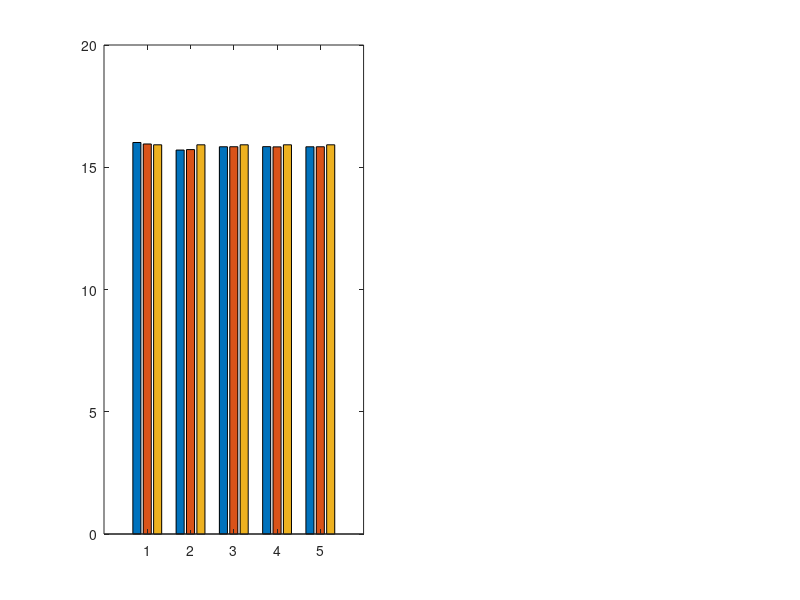

Reproduce this figure in MATLAB. (Note: this script raises an error after producing the figure.)
%% exp10_4: 三算法对比分析与绘图
%  比较 WCI-MC (无湍流) vs SA-MCS (半解析) vs MCS Physical (参考真值)
%  评估收敛速度、精度、计算效率

clc; clear; close all;
cd(fileparts(mfilename('fullpath')));

% ================= 加载数据 =================
data_wci  = load('data_exp10_WCIMC_None.mat');
data_sa   = load('data_exp10_SA_MCS.mat');
data_phys = load('data_exp10_MCS_Physical.mat');

dist_cell = data_wci.dist_cell;
water_types = data_wci.water_types;
num_W = length(water_types);
N_arr = data_wci.N_packets_arr;
num_N = length(N_arr);

fprintf('=== exp10_4: 三算法对比分析 ===\n');
fprintf('参考真值: MCS Physical (N = %d)\n', data_phys.N_packets);
fprintf('WCI-MC / SA-MCS 光子数扫描: [%s]\n\n', num2str(N_arr));

% ================= 创建图形 =================
N_labels = {'10^3', '10^4', '10^5', '10^6', '10^7'};
algo_names = {'WCI-MC', 'SA-MCS', 'Physical (Ref)'};
bar_colors = {[0.2 0.4 0.8], [0.8 0.3 0.3], [0.3 0.3 0.3]};

for w_idx = 1:num_W
    dists = dist_cell{w_idx};
    num_D = length(dists);

    % --- 图1: 路径损耗柱状图 ---
    figure('Position', [50, 100, 320 * num_D, 500]);
    for d_idx = 1:num_D
        subplot(1, num_D, d_idx);
        L = dists(d_idx);
        PL_ref = data_phys.PL_Cell{w_idx}(d_idx);

        % 构建柱状图数据: [N x 3] — WCI / SA / Ref
        PL_data = zeros(num_N, 3);
        PL_data(:, 1) = -data_wci.PL_Cell{w_idx}(d_idx, :);
        PL_data(:, 2) = -data_sa.PL_Cell{w_idx}(d_idx, :);
        PL_data(:, 3) = -PL_ref * ones(1, num_N);  % 参考值扩展

        b = bar(PL_data, 'grouped');
        for a = 1:3
            b(a).FaceColor = bar_colors{a};
            b(a).EdgeColor = 'none';
        end

        set(gca, 'XTickLabel', N_labels);
        xlabel('光子数 N'); ylabel('Path Loss (dB)');
        title(sprintf('%s  L=%dm', water_types{w_idx}, L));
        if d_idx == num_D, legend(algo_names, 'Location', 'best'); end
        grid on;
    end
    sgtitle(sprintf('%s — 路径损耗对比 (柱状图)', water_types{w_idx}));
    saveas(gcf, sprintf('fig_PL_bar_%s.png', water_types{w_idx}));

    % --- 图2: 绝对误差柱状图 ---
    figure('Position', [50, 100, 320 * num_D, 500]);
    for d_idx = 1:num_D
        subplot(1, num_D, d_idx);
        L = dists(d_idx);
        PL_ref = data_phys.PL_Cell{w_idx}(d_idx);

        err_data = zeros(num_N, 2);
        err_data(:, 1) = abs(data_wci.PL_Cell{w_idx}(d_idx, :) - PL_ref);
        err_data(:, 2) = abs(data_sa.PL_Cell{w_idx}(d_idx, :) - PL_ref);

        b = bar(err_data, 'grouped');
        for a = 1:2
            b(a).FaceColor = bar_colors{a};
            b(a).EdgeColor = 'none';
        end

        set(gca, 'XTickLabel', N_labels);
        xlabel('光子数 N'); ylabel('|PL - PL_{ref}| (dB)');
        title(sprintf('%s  L=%dm', water_types{w_idx}, L));
        if d_idx == num_D, legend(algo_names(1:2), 'Location', 'best'); end
        grid on;
    end
    sgtitle(sprintf('%s — 绝对误差 vs 参考真值', water_types{w_idx}));
    saveas(gcf, sprintf('fig_err_bar_%s.png', water_types{w_idx}));

    % --- 图3: 计算时间柱状图 ---
    figure('Position', [50, 100, 320 * num_D, 500]);
    for d_idx = 1:num_D
        subplot(1, num_D, d_idx);
        L = dists(d_idx);

        time_data = zeros(num_N, 2);
        time_data(:, 1) = data_wci.Time_Cell{w_idx}(d_idx, :);
        time_data(:, 2) = data_sa.Time_Cell{w_idx}(d_idx, :);

        b = bar(time_data, 'grouped');
        for a = 1:2
            b(a).FaceColor = bar_colors{a};
            b(a).EdgeColor = 'none';
        end

        set(gca, 'XTickLabel', N_labels);
        xlabel('光子数 N'); ylabel('计算时间 (s)');
        title(sprintf('%s  L=%dm', water_types{w_idx}, L));
        if d_idx == num_D, legend(algo_names(1:2), 'Location', 'best'); end
        grid on;
    end
    sgtitle(sprintf('%s — 计算时间对比', water_types{w_idx}));
    saveas(gcf, sprintf('fig_time_bar_%s.png', water_types{w_idx}));
end

% ================= 汇总对比表 =================
fprintf('\n===== 汇总对比 (N = 1e5) =====\n');
n5_idx = find(N_arr == 1e5, 1);
if isempty(n5_idx), n5_idx = 3; end

fprintf('%-14s | %5s | %8s | %8s | %7s | %7s\n', ...
    '水质', '距离', 'Ref(dB)', 'WCI(dB)', 'SA(dB)', 'WCI(s)', 'SA(s)');
fprintf('%s\n', repmat('-', 1, 75));

for w_idx = 1:num_W
    dists = dist_cell{w_idx};
    for d_idx = 1:length(dists)
        L = dists(d_idx);
        PL_ref = data_phys.PL_Cell{w_idx}(d_idx);
        PL_wci = data_wci.PL_Cell{w_idx}(d_idx, n5_idx);
        PL_sa  = data_sa.PL_Cell{w_idx}(d_idx, n5_idx);
        T_wci  = data_wci.Time_Cell{w_idx}(d_idx, n5_idx);
        T_sa   = data_sa.Time_Cell{w_idx}(d_idx, n5_idx);
        fprintf('%-14s | %5d | %8.2f | %8.2f | %7.2f | %7.2f | %7.2f\n', ...
            water_types{w_idx}, L, -PL_ref, -PL_wci, -PL_sa, T_wci, T_sa);
    end
end

% ================= 效率加速比 =================
fprintf('\n===== SA-MCS vs WCI-MC 加速比 (N = 1e5) =====\n');
fprintf('%-14s | %5s | %10s | %10s\n', '水质', '距离', 'Time_WCI', 'Speedup');
fprintf('%s\n', repmat('-', 1, 50));

for w_idx = 1:num_W
    dists = dist_cell{w_idx};
    for d_idx = 1:length(dists)
        T_wci = data_wci.Time_Cell{w_idx}(d_idx, n5_idx);
        T_sa  = data_sa.Time_Cell{w_idx}(d_idx, n5_idx);
        speedup = T_wci / T_sa;
        fprintf('%-14s | %5d | %9.2fs | %9.1fx\n', ...
            water_types{w_idx}, dists(d_idx), T_wci, speedup);
    end
end

fprintf('\n所有图片已保存至当前文件夹。\n');
